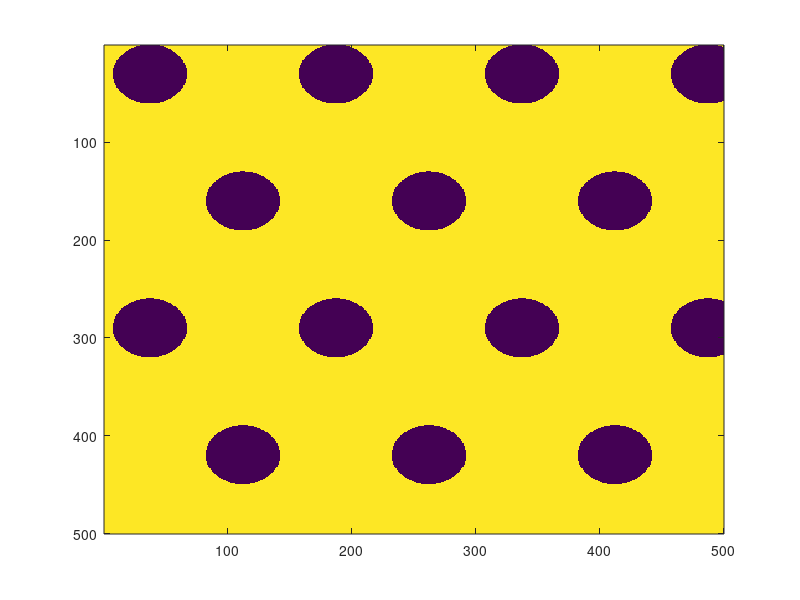

MATLAB code for this plot:
%%%%%%%%%%%%%%%%%%%%%%%%%%%%%%%%%%%%%%%%%%%%%%%%%%%%%%%%%%%%%%%%%%%%%%%%%%%%%%%%%
% Nick Lowery and Tristan Ursell
% 2018
%
% Structured environments fundamentally alter dynamics and stability of ecological communities
% https://www.biorxiv.org/content/early/2018/07/10/366559
% 
% This script generates pillar lattices with random noise added to the pillar
% sizes and/or spacings.  Sample grids used in the paper are provided at 
% https://github.com/nick-lowery/ecological_simulations/jittered_grids/
% Grids are manually curated to make sure pillars do not overlap or are spaced
% too closely for the diffusion process to function properly.
%
%%%%%%%%%%%%%%%%%%%%%%%%%%%%%%%%%%%%%%%%%%%%%%%%%%%%%%%%%%%%%%%%%%%%%%%%%%%%%%%%%

% define relevant parameters
D = 15;
R = 30;
dx = 5*R;
sy = 500;
sx = 500;
L = 500;

var_R = 0;  % max ~ 0.5
var_dx = 0; % relative to R; depends on dx

% construct center-distance matrix
Xmat = ones(sy,1)*(1:sx);
Ymat = (1:sy)'*ones(1,sx);
dist_mat = sqrt((Xmat - sx/2).^2 + (Ymat - sy/2).^2);

%form hexagonal grid position arrays
x_cent0 = 0:dx:(L + dx);
y_cent0 = [0:(sqrt(3)/2*dx):(L + dx*sqrt(3)/2)] + R;

x_cent = zeros(length(y_cent0), length(x_cent0));
for i = 1:length(y_cent0)
    if mod(i,2) == 1
        x_cent(i,:) = x_cent0 + dx/4;
    else
        x_cent(i,:) = x_cent0 - dx/4;
    end
end

y_cent = zeros(size(x_cent));
for j = 1:length(x_cent0)
    y_cent(:,j) = y_cent0';
end

%%% jitter pillar placement %%%

% select random angle
theta = 360*rand(size(x_cent));

% generate random displacement within +/- var_dx
d = var_dx .* rand(size(x_cent)) * R; 

x_jitt = x_cent + d .* cosd(theta);
y_jitt = y_cent + d .* sind(theta);

%create pillars
filt_all = ones(size(Xmat));
for i = 1:length(x_cent0)
    for j = 1:length(y_cent0)
        R_jitter = (-var_R + 2*var_R .* rand(1))*R + R;
        if R_jitter <= D/2
            R_jitter = D/2 + 0.1;
        end
        filt_temp = ((Xmat - x_jitt(j,i)).^2 + (Ymat - y_jitt(j,i)).^2) >= R_jitter^2;
        filt_all = filt_all .* filt_temp;
    end
end

dbound = -L/2;
filt_all_temp = zeros(size(filt_all));
filt_all_temp(1:round(L/2) - dbound,:) = filt_all(1:round(L/2) - dbound,:);
filt_all_temp(round(L/2) - dbound + 1:end,:) = 1;
filt_all = filt_all_temp;

%%% plot pillar mask for manual validation %%%

imagesc(filt_all)

%%% write file %%%

%id number for grid - don't forget to change when saving!
grid_num = 1;

save(['jitter_grid_R-' num2str(R) '_dx-' num2str(dx) '_vR-' num2str(var_R) ...
            '_vdx-' num2str(var_dx) '_num-' num2str(grid_num) '.mat'], 'filt_all')
